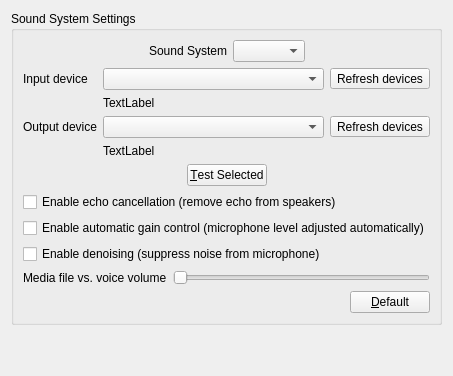
     <widget class="QWidget" name="soundTab">
      <attribute name="title">
       <string>Sound System</string>
      </attribute>
      <layout class="QVBoxLayout" name="verticalLayout_6">
       <item>
        <widget class="QGroupBox" name="groupBox_5">
         <property name="title">
          <string>Sound System Settings</string>
         </property>
         <layout class="QVBoxLayout" name="verticalLayout_7">
          <item>
           <layout class="QHBoxLayout" name="horizontalLayout_3">
            <item>
             <spacer name="horizontalSpacer_16">
              <property name="orientation">
               <enum>Qt::Orientation::Horizontal</enum>
              </property>
              <property name="sizeHint" stdset="0">
               <size>
                <width>40</width>
                <height>20</height>
               </size>
              </property>
             </spacer>
            </item>
            <item>
             <widget class="QLabel" name="label_sndsys">
              <property name="text">
               <string>Sound System</string>
              </property>
              <property name="buddy">
               <cstring>sndSysBox</cstring>
              </property>
             </widget>
            </item>
            <item>
             <widget class="QComboBox" name="sndSysBox"/>
            </item>
            <item>
             <spacer name="horizontalSpacer_17">
              <property name="orientation">
               <enum>Qt::Orientation::Horizontal</enum>
              </property>
              <property name="sizeHint" stdset="0">
               <size>
                <width>40</width>
                <height>20</height>
               </size>
              </property>
             </spacer>
            </item>
           </layout>
          </item>
          <item>
           <layout class="QGridLayout" name="gridLayout_3" columnstretch="0,1,0">
            <item row="0" column="0">
             <widget class="QLabel" name="label_12">
              <property name="text">
               <string>Input device</string>
              </property>
              <property name="buddy">
               <cstring>inputdevBox</cstring>
              </property>
             </widget>
            </item>
            <item row="0" column="1">
             <widget class="QComboBox" name="inputdevBox"/>
            </item>
            <item row="0" column="2">
             <widget class="QToolButton" name="refreshinputButton">
              <property name="text">
               <string>Refresh devices</string>
              </property>
              <property name="icon">
               <iconset resource="resources.qrc">
                <normaloff>:/images/images/refresh.png</normaloff>:/images/images/refresh.png</iconset>
              </property>
              <property name="iconSize">
               <size>
                <width>20</width>
                <height>20</height>
               </size>
              </property>
             </widget>
            </item>
            <item row="1" column="1">
             <widget class="QLabel" name="inputinfoLabel">
              <property name="focusPolicy">
               <enum>Qt::FocusPolicy::StrongFocus</enum>
              </property>
              <property name="text">
               <string notr="true">TextLabel</string>
              </property>
              <property name="alignment">
               <set>Qt::AlignmentFlag::AlignLeading|Qt::AlignmentFlag::AlignLeft|Qt::AlignmentFlag::AlignVCenter</set>
              </property>
              <property name="wordWrap">
               <bool>true</bool>
              </property>
             </widget>
            </item>
            <item row="2" column="0">
             <widget class="QLabel" name="label_14">
              <property name="text">
               <string>Output device</string>
              </property>
              <property name="buddy">
               <cstring>outputdevBox</cstring>
              </property>
             </widget>
            </item>
            <item row="2" column="1">
             <widget class="QComboBox" name="outputdevBox"/>
            </item>
            <item row="2" column="2">
             <widget class="QToolButton" name="refreshoutputButton">
              <property name="text">
               <string>Refresh devices</string>
              </property>
              <property name="icon">
               <iconset resource="resources.qrc">
                <normaloff>:/images/images/refresh.png</normaloff>:/images/images/refresh.png</iconset>
              </property>
              <property name="iconSize">
               <size>
                <width>20</width>
                <height>20</height>
               </size>
              </property>
             </widget>
            </item>
            <item row="3" column="1">
             <widget class="QLabel" name="outputinfoLabel">
              <property name="focusPolicy">
               <enum>Qt::FocusPolicy::StrongFocus</enum>
              </property>
              <property name="text">
               <string notr="true">TextLabel</string>
              </property>
              <property name="wordWrap">
               <bool>true</bool>
              </property>
             </widget>
            </item>
           </layout>
          </item>
          <item>
           <layout class="QHBoxLayout" name="horizontalLayout_4">
            <item>
             <spacer name="horizontalSpacer_5">
              <property name="orientation">
               <enum>Qt::Orientation::Horizontal</enum>
              </property>
              <property name="sizeHint" stdset="0">
               <size>
                <width>40</width>
                <height>20</height>
               </size>
              </property>
             </spacer>
            </item>
            <item>
             <widget class="QPushButton" name="sndtestButton">
              <property name="text">
               <string>&amp;Test Selected</string>
              </property>
              <property name="checkable">
               <bool>true</bool>
              </property>
             </widget>
            </item>
            <item>
             <spacer name="horizontalSpacer_6">
              <property name="orientation">
               <enum>Qt::Orientation::Horizontal</enum>
              </property>
              <property name="sizeHint" stdset="0">
               <size>
                <width>40</width>
                <height>20</height>
               </size>
              </property>
             </spacer>
            </item>
           </layout>
          </item>
          <item>
           <widget class="QCheckBox" name="echocancelBox">
            <property name="text">
             <string>Enable echo cancellation (remove echo from speakers)</string>
            </property>
           </widget>
          </item>
          <item>
           <widget class="QCheckBox" name="agcBox">
            <property name="text">
             <string>Enable automatic gain control (microphone level adjusted automatically)</string>
            </property>
           </widget>
          </item>
          <item>
           <widget class="QCheckBox" name="denoisingBox">
            <property name="text">
             <string>Enable denoising (suppress noise from microphone)</string>
            </property>
           </widget>
          </item>
          <item>
           <layout class="QHBoxLayout" name="horizontalLayout_10">
            <item>
             <widget class="QLabel" name="label_34">
              <property name="text">
               <string>Media file vs. voice volume</string>
              </property>
              <property name="buddy">
               <cstring>mediavsvoiceSlider</cstring>
              </property>
             </widget>
            </item>
            <item>
             <widget class="QSlider" name="mediavsvoiceSlider">
              <property name="maximum">
               <number>200</number>
              </property>
              <property name="orientation">
               <enum>Qt::Orientation::Horizontal</enum>
              </property>
             </widget>
            </item>
           </layout>
          </item>
          <item>
           <layout class="QHBoxLayout" name="horizontalLayout_6">
            <item>
             <spacer name="horizontalSpacer_9">
              <property name="orientation">
               <enum>Qt::Orientation::Horizontal</enum>
              </property>
              <property name="sizeHint" stdset="0">
               <size>
                <width>40</width>
                <height>20</height>
               </size>
              </property>
             </spacer>
            </item>
            <item>
             <widget class="QPushButton" name="snddefaultButton">
              <property name="text">
               <string>&amp;Default</string>
              </property>
             </widget>
            </item>
           </layout>
          </item>
         </layout>
        </widget>
       </item>
       <item>
        <spacer name="verticalSpacer_3">
         <property name="orientation">
          <enum>Qt::Orientation::Vertical</enum>
         </property>
         <property name="sizeHint" stdset="0">
          <size>
           <width>20</width>
           <height>40</height>
          </size>
         </property>
        </spacer>
       </item>
      </layout>
     </widget>
